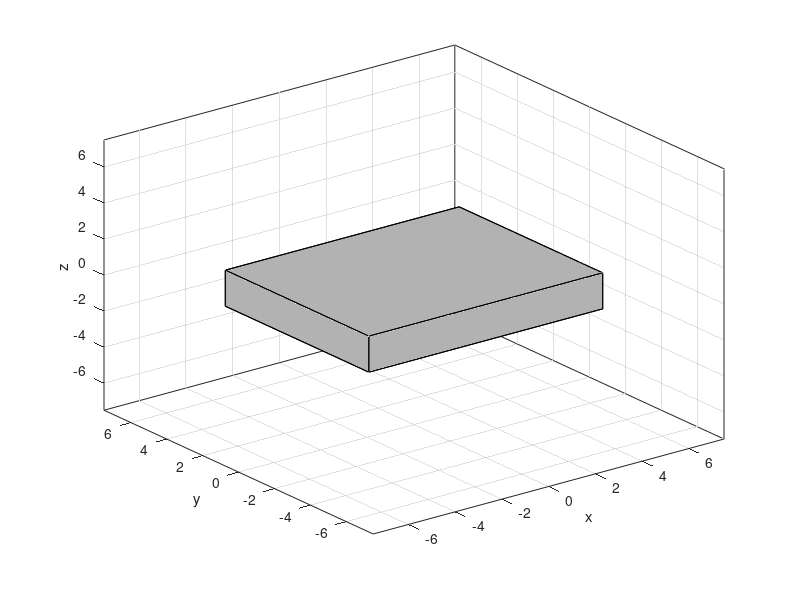

Reproduce this figure in MATLAB.
%% ========================RobotBody 3D Object=============================
% ME 5524: Bayesian Robotics
% Gerardo Bledt & James Burton
% Spring 2014 (5/1/2014)
%
% - Creates a RobotBody object that is a 3D rectangular prism object that 
%   has a definable (x, y, z) center for the object, definable x, y, and z
%   side lengths, and an RGB color vector. 
% 
% - Returns a 3x8 vector of vertex locations in (x,y,z) coordinates, the
%   calculated limits, and the color.

function [V, lims, color] = RobotBody
xc = 0; yc = 0; zc = 0; 
xlen = 10; ylen = 8; zlen = 2;
color = [.7,.7,.7];

surf1.x = [xc+xlen/2, xc+xlen/2, xc-xlen/2, xc-xlen/2]'; % Top
surf1.y = [yc-ylen/2, yc+ylen/2, yc+ylen/2, yc-ylen/2]';
surf1.z = [zc+zlen/2, zc+zlen/2, zc+zlen/2, zc+zlen/2]';

surf2.x = [xc+xlen/2, xc+xlen/2, xc-xlen/2, xc-xlen/2]'; % Bottom
surf2.y = [yc-ylen/2, yc+ylen/2, yc+ylen/2, yc-ylen/2]';
surf2.z = [zc-zlen/2, zc-zlen/2, zc-zlen/2, zc-zlen/2]';

surf3.x = [xc+xlen/2, xc+xlen/2, xc+xlen/2, xc+xlen/2]'; % Right Back
surf3.y = [yc-ylen/2, yc+ylen/2, yc+ylen/2, yc-ylen/2]';
surf3.z = [zc-zlen/2, zc-zlen/2, zc+zlen/2, zc+zlen/2]';

surf4.x = [xc+xlen/2, xc+xlen/2, xc-xlen/2, xc-xlen/2]'; % Left Back
surf4.y = [yc+ylen/2, yc+ylen/2, yc+ylen/2, yc+ylen/2]';
surf4.z = [zc-zlen/2, zc+zlen/2, zc+zlen/2, zc-zlen/2]';

surf5.x = [xc-xlen/2, xc-xlen/2, xc-xlen/2, xc-xlen/2]'; % Left Front
surf5.y = [yc+ylen/2, yc+ylen/2, yc-ylen/2, yc-ylen/2]';
surf5.z = [zc-zlen/2, zc+zlen/2, zc+zlen/2, zc-zlen/2]';

surf6.x = [xc+xlen/2, xc+xlen/2, xc-xlen/2, xc-xlen/2]'; % Right Front
surf6.y = [yc-ylen/2, yc-ylen/2, yc-ylen/2, yc-ylen/2]';
surf6.z = [zc-zlen/2, zc+zlen/2, zc+zlen/2, zc-zlen/2]';

Vertices.x = horzcat(surf1.x,surf2.x,surf3.x,surf4.x,surf5.x,surf6.x);
Vertices.y = horzcat(surf1.y,surf2.y,surf3.y,surf4.y,surf5.y,surf6.y);
Vertices.z = horzcat(surf1.z,surf2.z,surf3.z,surf4.z,surf5.z,surf6.z);

fill3(Vertices.x, Vertices.y, Vertices.z, color);
sf = max([xlen/2,ylen/2,zlen/2])*1.5; lims = [-sf, sf];
xlim(lims); ylim(lims); zlim(lims);
xlabel('x'); ylabel('y'); zlabel('z');  
V = [xc+xlen/2, xc+xlen/2, xc+xlen/2, xc+xlen/2, ...
    xc-xlen/2, xc-xlen/2, xc-xlen/2, xc-xlen/2; ...
    yc+ylen/2, yc+ylen/2, yc-ylen/2, yc-ylen/2, ...
    yc+ylen/2, yc+ylen/2, yc-ylen/2, yc-ylen/2; ...
    zc+zlen/2, zc-zlen/2, zc+zlen/2, zc-zlen/2, ...
    zc+zlen/2, zc-zlen/2, zc+zlen/2, zc-zlen/2];
grid 




